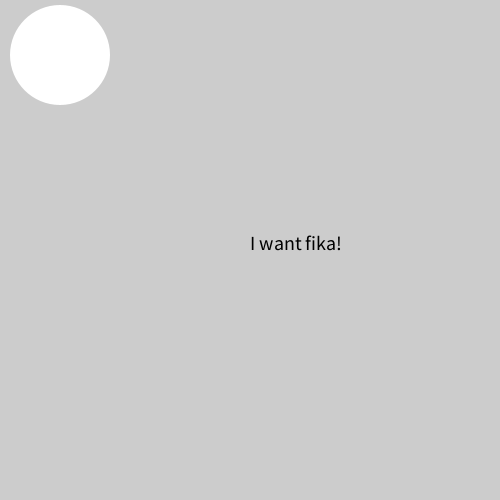
Frame 1 (no input)
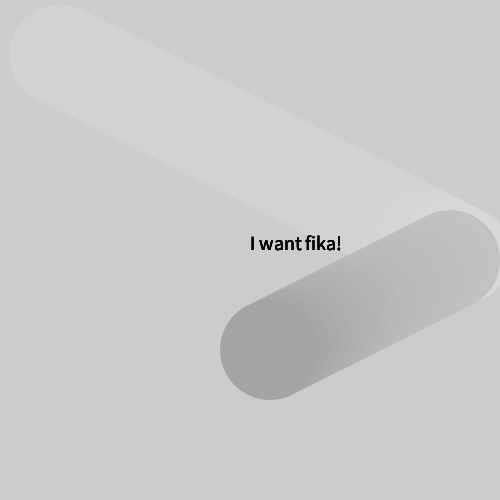
Frame 60 (the mouse pressed at the canvas centre just before this capture)
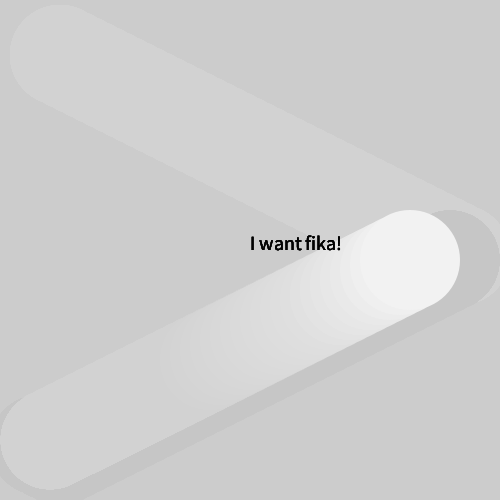
Frame 120 (the mouse held since frame 60 and released just before this capture)

The Processing sketch that drew these frames (run headless with seeded random() and noise(); from frame 60 on, the mouse is pressed at the canvas centre):

// Processing sketch: circle_bouncing
// ── circle_bouncing.pde
int posX = 50;
int posY = 50;
int colorNo = 255;
boolean direction_right = true;
boolean direction_down = true;

void setup() {
  size(500,500);
  noStroke();
}

void draw() {
  fill(200,20);
  rect(0,0,500,500);
  fill(colorNo);
  
  // X
  if (posX > 450) {
    direction_right = false;
    colorNo = int(random(0,255));
  }
  else if (posX < 50) {
    direction_right = true;
    colorNo = int(random(0,255));
  }
  
  if (direction_right) {
    posX += 10;
  } else {
    posX -= 10;
  }
  
  // Y
  if (posY > 450) {
    direction_down = false;
    colorNo = int(random(0,255));
  }
  else if (posY < 50) {
    direction_down = true;
    colorNo = int(random(0,255));
  }
  
  if (direction_down) {
    posY += 5;
  } else {
    posY -= 5;
  }
  
  fill(colorNo);
  circle(posX,posY,100);
  fill(0);
  textSize(20);
  text("I want fika!", 250,250);
  
  
  // //trace mouse track
  //circle(mouseX, mouseY, 100);
  
  //// clock
  //line(second(), 0, second(), 100);
  //line(minute(), 100, minute(), 200);
  //line(hour(), 200, hour(), 300);
}
